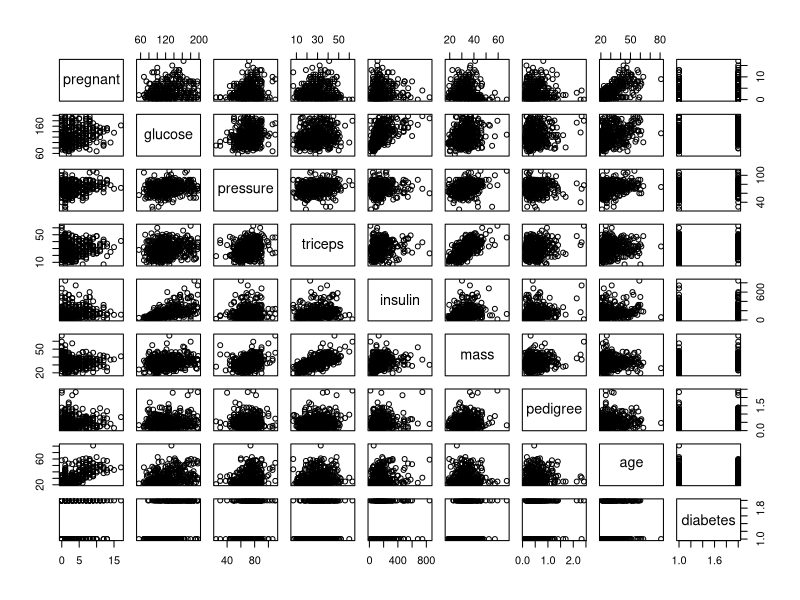
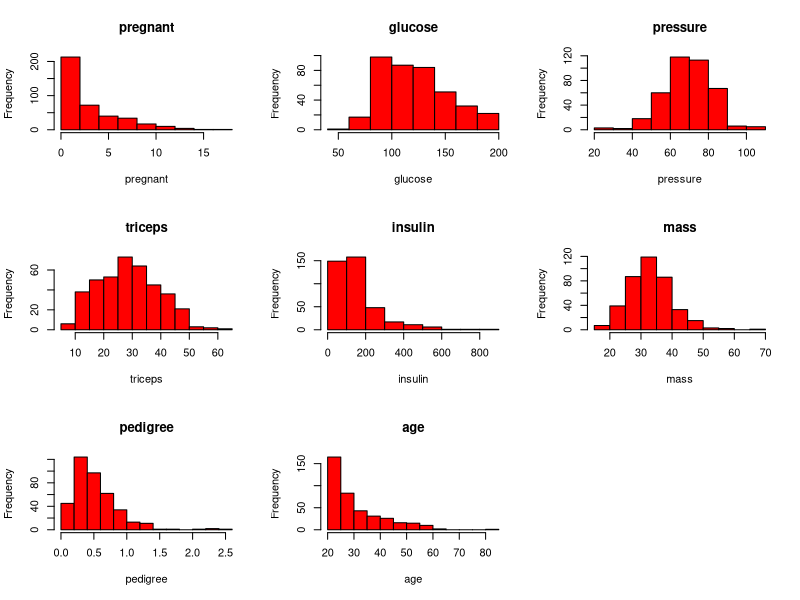
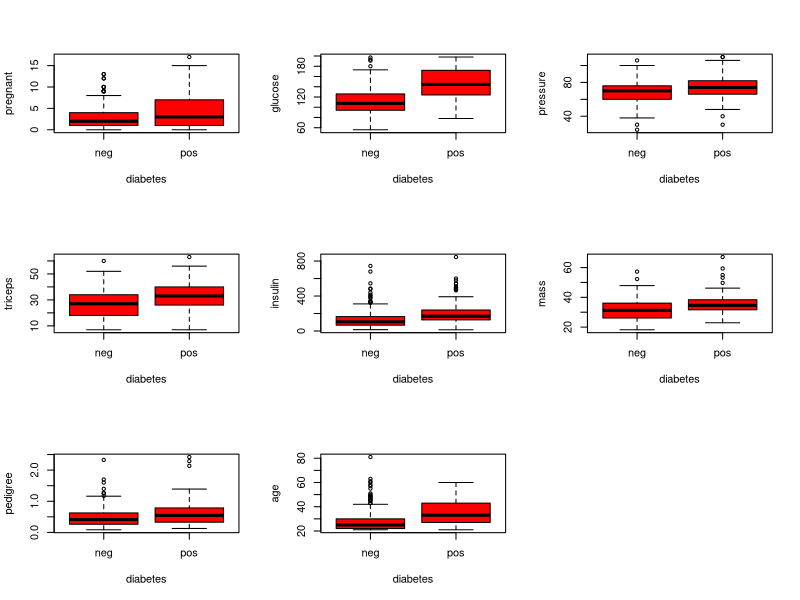
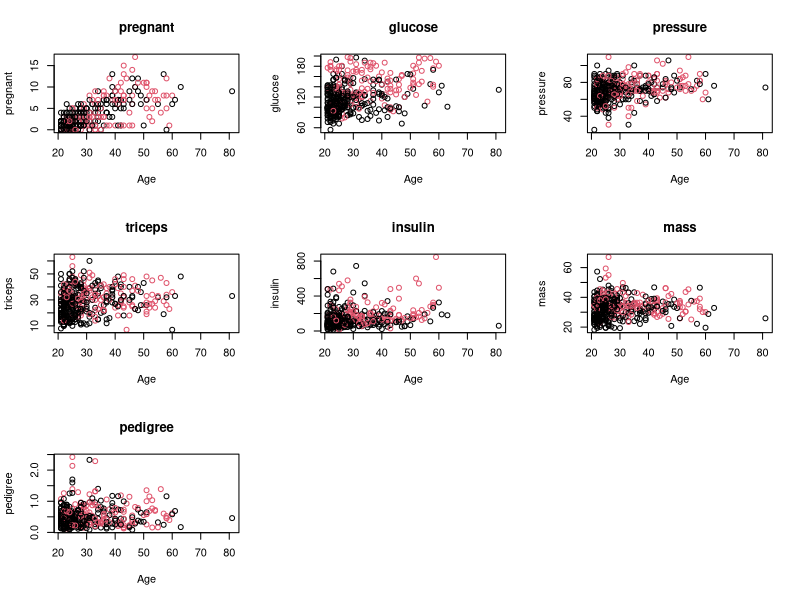
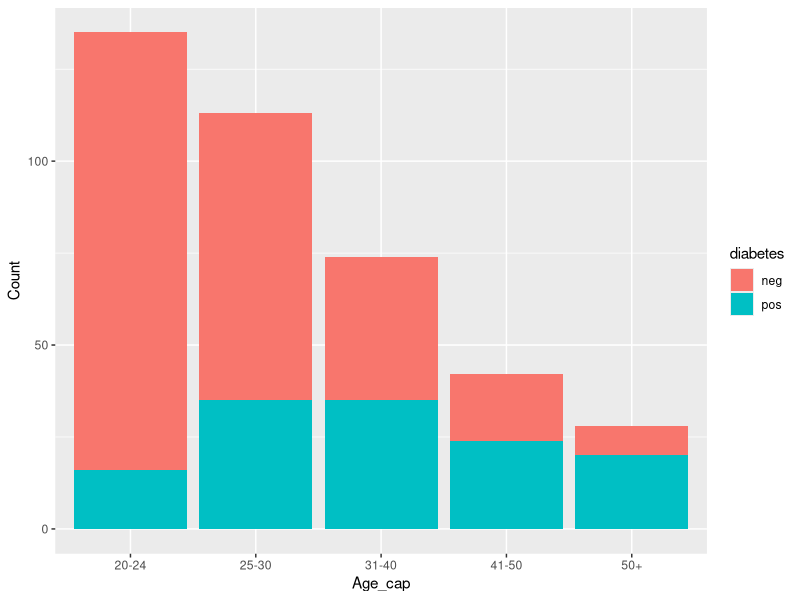
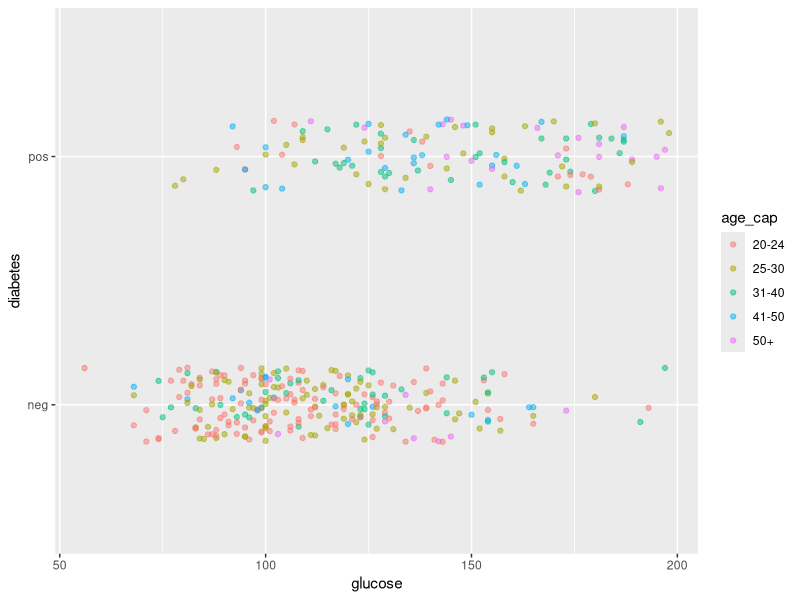
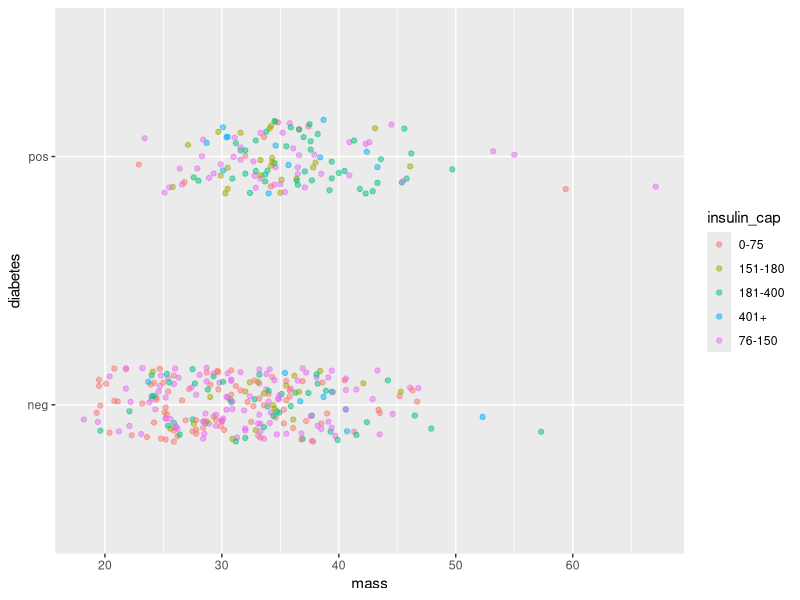
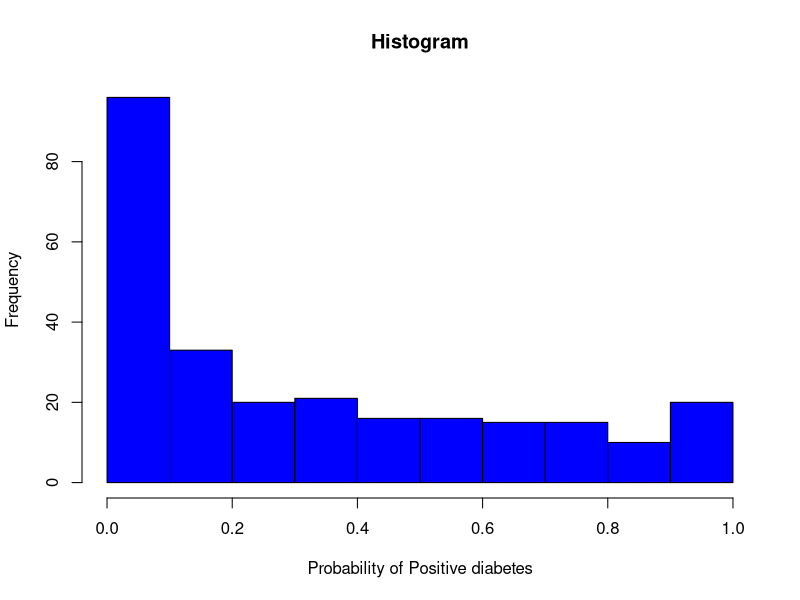

The R source for these figures, in order:
#Pima Indians Diabetes 
#A data frame with 768 observations on 9 variables.

#Load the packages 

library(mlbench)
library(tidyverse)
library(caTools)
library(MASS)
library(gmodels)


#Load the data
data("PimaIndiansDiabetes2")
df <- PimaIndiansDiabetes2


# inspect the data --------------------------------------------------------

head(df)
str(df)
summary(df)

#Remove all NAs and keep all 9 features/variables
#we sacrifice  half of our dataset 

df_2 <- na.omit(df)


#Alternatively we could remove the two variables with the highest frequency of NAs
#remove inuslin and triceps and do a separate analyses.
#We would be left with a lot more data

df_3 <- df
df_3$triceps <- NULL
df_3$insulin <- NULL
df_3 <- na.omit(df_3)

#However we will proceed with the first option


#  Explorotary Analysis --------------------------------------------------

plot(df_2)
table(df_2$diabetes)

#Implement Histograms
#age,pregnant and insulin columns are skewed

par(mfrow = c(3,3))
for (i in 1:8) {
  hist(df_2[,i], main = colnames(df_2)[i], 
       xlab = colnames(df_2)[i], col = "red")
}


#Implement Boxplots
#There are outliers for age,pregnant and insulin columns

par(mfrow = c(3,3))
for (i in 1:8) {
  boxplot(df_2[,i]~diabetes, ylab = colnames(df_2)[i], col = "red", xlab = "diabetes", 
          data = df_2)
}

#the older the patient the more likely he/she is positive
par(mfrow = c(3,3))
for (i in 1:7) {
  plot(df_2$age, df_2[,i], 
       main = colnames(df_2)[i], 
       ylab  = colnames(df_2)[i],
       xlab = "Age", col = df_2$diabetes)
}


# Transforming Features ---------------------------------------------------

summary(df_2$age)
df_2$age_cap <- as.factor(ifelse(df_2$age<=24, "20-24",
                                  ifelse(df_2$age<=30,"25-30",
                                         ifelse(df_2$age<=40, "31-40",
                                                ifelse(df_2$age<=50,"41-50", "50+")))))


summary(df_2$pregnant)
df_2$pregnant_cap <- as.factor(ifelse(df_2$pregnant==0, "0",
                                       ifelse(df_2$pregnant<=2, "1-2",
                                              ifelse(df_2$pregnant<=5,"3-5",
                                                     ifelse(df_2$pregnant<=10,"6-10", "10+")))))

summary(df_2$insulin)
df_2$insulin_cap <- as.factor(ifelse(df_2$insulin<=75, "0-75",
                                      ifelse(df_2$insulin<=150, "76-150",
                                             ifelse(df_2$insulin<=180,"151-180",
                                                    ifelse(df_2$insulin<=400,"181-400", "401+")))))

#Check for equal distibutions
table(df_2$diabetes,df_2$insulin_cap)
table(df_2$diabetes,df_2$pregnant_cap)
table(df_2$diabetes, df_2$age_cap)


#Remove columns
df_2[,c("age","insulin","pregnant")] <- NULL



# Further Exploratory Analysis --------------------------------------------

ggplot(df_2, aes(x = age_cap, fill = diabetes)) +
  geom_bar() +
  xlab("Age_cap") +
  ylab("Count") +
  labs(fill = "diabetes")

#the majority of negatives are from people aged 20-30
ggplot(df_2, aes(x = glucose, y = diabetes, color = age_cap)) +
  geom_jitter(width = 0, height = 0.15, alpha = 0.5)


ggplot(df_2 ,aes(x = mass, y = diabetes, color = insulin_cap))+
  geom_jitter(width = 0, height = 0.15, alpha = 0.5)


#create training and test set -------------------------------------------

splitcc <- sample.split(df_2, SplitRatio = 0.7)
train <- subset(df_2, splitcc == "TRUE")
test <- subset(df_2, splitcc == "FALSE")


# Testing Models GLM ------------------------------------------------------

#Minimum accuracy to beat
table(df_2$diabetes)
minimum <- 262/394

#Implement General Linear Model
#glucose and age_cap appear to be good predictors according to this model
glm_1 <- glm(data = train, diabetes ~., family = "binomial")
summary(glm_1)

# Variable selection
#use stepAIC to select the best model (minimum AIC value)
glm_2 <- stepAIC(glm_1)
summary(glm_2)

#Further Analysis of the model
summary(glm_2$fitted.values)

par(mfrow = c(1,1))
hist(glm_2$fitted.values,main = " Histogram ",
     xlab = "Probability of Positive diabetes", col = "blue")


#Classify the prediction as pos IF > 0.5 (threshold = 0.5)

train$predicted <- ifelse(glm_2$fitted.values > 0.5,
                          "pos","neg")

#Compare with actual data
#Accuracy % 79.3
CrossTable(x = train$diabetes, y = train$predicted, prop.chisq = FALSE)




# Graphing the predicted probabilities ------------------------------------

visual <- data.frame(
  probability_of_diabetes = glm_2$fitted.values,
  diabetes = train$diabetes
)

visual <- visual[
  order(visual$probability_of_diabetes, decreasing = FALSE),
  ]

visual$rank <- 1:nrow(visual)

#the model seems to classify the majority of the values correctly 
#however there is always room for improvement (i.e better feature engineering)

ggplot(visual,aes(x=rank, y= probability_of_diabetes)) +
  geom_point(aes(color = diabetes), alpha = 1, shape = 4, stroke = 2)+
  xlab("index")+
  ylab("Predicted probablity of getting diabetes")



# Apply the model on test set ---------------------------------------------

test$predicted <- predict.glm(glm_2, newdata = test, type = "response")
test$predicted <- ifelse(test$predicted > 0.5,"pos","neg")

#Compare with actual data
#Accuracy % 82.4 (better than our training set accuracy)

CrossTable(x = test$diabetes, y = test$predicted, prop.chisq = FALSE)
